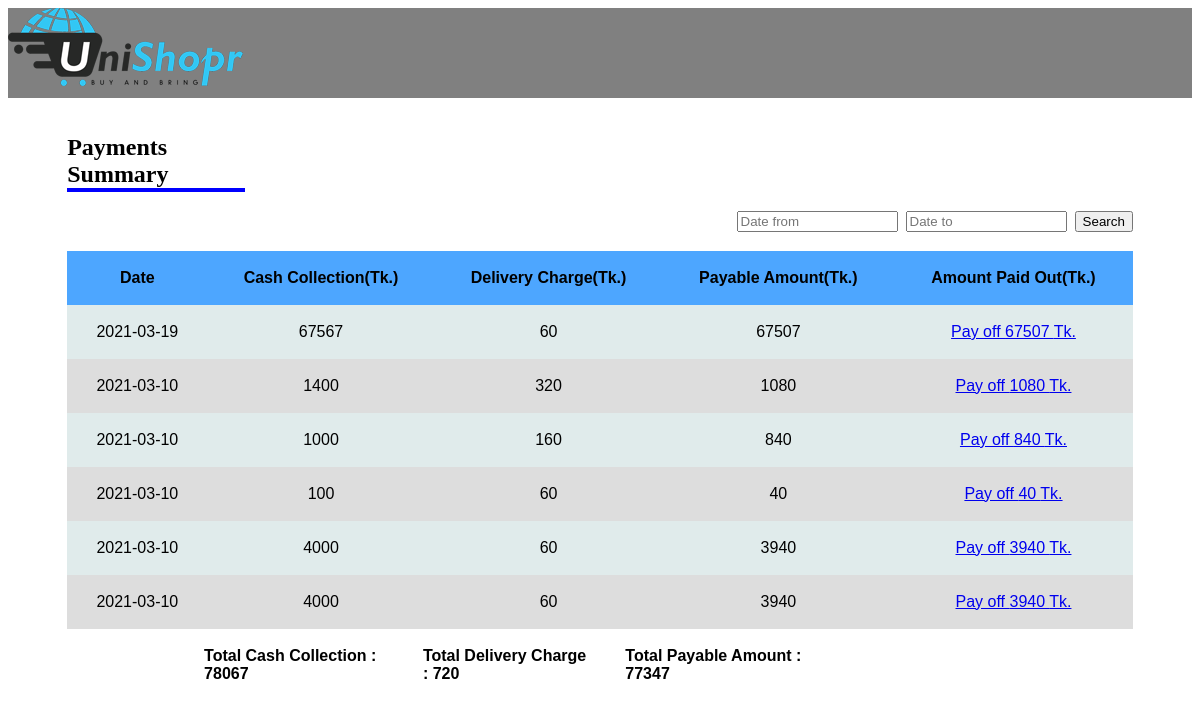
The app's page /Internship_admin/payments_details.php?id=Q605T23LSUZYO with its own data.
### tables this page shows
CREATE TABLE `parcel` (
  `date` date NOT NULL,
  `ID` varchar(15) NOT NULL,
  `Product_id` varchar(15) DEFAULT NULL,
  `Shop_name` varchar(50) NOT NULL,
  `Phone_num` varchar(11) DEFAULT NULL,
  `C_name` varchar(200) NOT NULL,
  `Pick_up_address` text NOT NULL,
  `Delivery_address` text NOT NULL,
  `Product_weight` int(11) NOT NULL,
  `Cash_collection` int(11) NOT NULL,
  `delivery_charge` int(11) NOT NULL,
  `Payment_method` text NOT NULL,
  `Instructions` text NOT NULL,
  `agent_name` varchar(200) DEFAULT NULL,
  `agent_phone` varchar(11) DEFAULT NULL,
  `status` varchar(30) NOT NULL,
  `Payment_status` varchar(30) NOT NULL,
  `Action` varchar(30) NOT NULL
);

### Internship_admin/payments_details.php (the view, shortened to what this page needs)
<!DOCTYPE html>
<html>
<head>
	<link rel="stylesheet" type="text/css" href="css/a.css">
</head>
<body><div id="header">
    <div id="logo">
      <img src="images/logo.PNG">
    </div>
  </div>
	<h2 style="border-bottom: 4px solid blue; width: 15%; margin-left: 5%; margin-top: 3%;">Payments Summary</h2>
  <div class="show" >
  <div class="form">
        <div class="box" id="box" style="float: right; margin-right: 5%;">
        <input type="text" id="date1" name="date1" placeholder="Date from" onfocus="(this.type='date')" size="17">&nbsp;
        <input type="text" id="date2" name="date2" placeholder="Date to" onfocus="(this.type='date')" size="17">&nbsp;
        <input type="submit" id="submit" name="submit" value="Search">
      </div>
    </div>
</div>
	<div class="tablestyle" id="parcels" style="margin-top: 5%; display: block;">
    <table id="t01" align="center" style="text-align: center">
	<thead>
	<tr>
		<th>Date</th>
		<th>Cash Collection(Tk.)</th>
		<th>Delivery Charge(Tk.)</th>
		<th>Payable Amount(Tk.)</th>
		<th>Amount Paid Out(Tk.)</th>
	</tr>
	</thead>
	<tbody>
	<?php
$conn=OpenCon();
$total_cash=0;
$total_charge=0;
$total_payable=0;
$id = $_GET['id'];
$sql1 = "SELECT * FROM parcel where Payment_status='Not settled' and ID='$id' and Action!='Canceled' ORDER BY date DESC;";
$result1 = mysqli_query($conn,$sql1);
     if(mysqli_num_rows($result1)>0){
     while ($row1= mysqli_fetch_assoc($result1)) {
     $date=$row1['date'];
     $p_id=$row1['Product_id'];
     $cash=$row1['Cash_collection'];
     $charge=$row1['delivery_charge'];
     $payable=$cash-$charge;
     $total_cash=$total_cash+$cash;
     $total_charge=$total_charge+$charge;
     $total_payable=$total_payable+$payable;
		 echo "<tr><td>".$date."</td><td>".$cash."</td><td>".$charge."</td><td>".$payable."</td><td>";
?>
<a href="pay_off.php?id=<?php echo $id; ?>& p_id=<?php echo $p_id; ?>"><?php echo "Pay off $payable Tk."; ?></a>
<?php
echo "</td></tr>";
     }
     }?>
</tbody>
	 </table>
</div>
<div class="calc" id="calc">
<table id="t02" align="center" style="margin-left: 12%; width: 60%;">
  <thead>
<?php
echo "<tr><th>"."</th><th>"."Total Cash Collection : ".$total_cash."</th><th>"."Total Delivery Charge : ".$total_charge."</th><th>"."Total Payable Amount : ".$total_payable."</th><th>"."</th></tr>";
?>
</table>
</div>
</body>
</html>

### Internship_admin/css/a.css (style rules this page uses)
#header { width:100%; bottom: 100%;overflow: hidden; height: 90px; justify-content:top; background: gray; }
#logo { width: 200px;height: 80px; float: left; }

### Internship_admin/payments_details.php (style rules this page uses)
table { font-family: arial, sans-serif; border-collapse: collapse; width: 90%; color: black; }
td, th { text-align: center; padding:18px; }
#t01 th { background-color: #4da6ff; color: black; text-align: center; }
#t02 th { background-color: white; color: black; text-align: left; }
tr:nth-child(even) { background-color: #dddddd; }
tr:nth-child(odd) { background-color: #e0ebeb; }

### records on screen
parcel: date "2021-03-19", Cash_collection "67567", delivery_charge "60", payable "67507"
parcel: date "2021-03-10", Cash_collection "1400", delivery_charge "320", payable "1080"
parcel: date "2021-03-10", Cash_collection "1000", delivery_charge "160", payable "840"
parcel: date "2021-03-10", Cash_collection "100", delivery_charge "60", payable "40"
parcel: date "2021-03-10", Cash_collection "4000", delivery_charge "60", payable "3940"
parcel: date "2021-03-10", Cash_collection "4000", delivery_charge "60", payable "3940"

### other values on screen
$total_cash "78067"
$total_charge "720"
$total_payable "77347"
